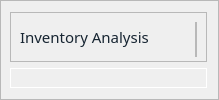
                        <widget class="QFrame" name="graph_frame">
                         <property name="sizePolicy">
                          <sizepolicy hsizetype="Expanding" vsizetype="Expanding">
                           <horstretch>0</horstretch>
                           <verstretch>0</verstretch>
                          </sizepolicy>
                         </property>
                         <property name="minimumSize">
                          <size>
                           <width>0</width>
                           <height>0</height>
                          </size>
                         </property>
                         <property name="styleSheet">
                          <string notr="true">QFrame #graph_frame { 
background-color: rgb(255, 255, 255);
border-radius: 15px;
border: 1px solid #ebebea;
}</string>
                         </property>
                         <property name="frameShape">
                          <enum>QFrame::StyledPanel</enum>
                         </property>
                         <property name="frameShadow">
                          <enum>QFrame::Raised</enum>
                         </property>
                         <layout class="QGridLayout" name="gridLayout_67">
                          <property name="leftMargin">
                           <number>9</number>
                          </property>
                          <item row="0" column="0">
                           <widget class="QFrame" name="frame_48">
                            <property name="minimumSize">
                             <size>
                              <width>0</width>
                              <height>50</height>
                             </size>
                            </property>
                            <property name="maximumSize">
                             <size>
                              <width>16777215</width>
                              <height>50</height>
                             </size>
                            </property>
                            <property name="frameShape">
                             <enum>QFrame::StyledPanel</enum>
                            </property>
                            <property name="frameShadow">
                             <enum>QFrame::Raised</enum>
                            </property>
                            <layout class="QGridLayout" name="gridLayout_76">
                             <item row="0" column="4">
                              <widget class="QFrame" name="frame_16">
                               <property name="minimumSize">
                                <size>
                                 <width>0</width>
                                 <height>35</height>
                                </size>
                               </property>
                               <property name="maximumSize">
                                <size>
                                 <width>16777215</width>
                                 <height>35</height>
                                </size>
                               </property>
                               <property name="frameShape">
                                <enum>QFrame::StyledPanel</enum>
                               </property>
                               <property name="frameShadow">
                                <enum>QFrame::Raised</enum>
                               </property>
                               <layout class="QGridLayout" name="gridLayout_68">
                                <property name="leftMargin">
                                 <number>0</number>
                                </property>
                                <property name="topMargin">
                                 <number>0</number>
                                </property>
                                <property name="rightMargin">
                                 <number>0</number>
                                </property>
                                <property name="bottomMargin">
                                 <number>0</number>
                                </property>
                                <property name="horizontalSpacing">
                                 <number>10</number>
                                </property>
                                <property name="verticalSpacing">
                                 <number>0</number>
                                </property>
                               </layout>
                              </widget>
                             </item>
                             <item row="0" column="0">
                              <widget class="QLabel" name="label_9">
                               <property name="font">
                                <font>
                                 <family>Satoshi Medium</family>
                                 <pointsize>11</pointsize>
                                </font>
                               </property>
                               <property name="styleSheet">
                                <string notr="true">color:#172532;</string>
                               </property>
                               <property name="text">
                                <string>Inventory Analysis</string>
                               </property>
                              </widget>
                             </item>
                             <item row="0" column="1">
                              <spacer name="horizontalSpacer_5">
                               <property name="orientation">
                                <enum>Qt::Horizontal</enum>
                               </property>
                               <property name="sizeHint" stdset="0">
                                <size>
                                 <width>40</width>
                                 <height>20</height>
                                </size>
                               </property>
                              </spacer>
                             </item>
                            </layout>
                           </widget>
                          </item>
                          <item row="1" column="0">
                           <widget class="QFrame" name="graph_frame_2">
                            <property name="styleSheet">
                             <string notr="true">border: 1px solid white;</string>
                            </property>
                            <property name="frameShape">
                             <enum>QFrame::StyledPanel</enum>
                            </property>
                            <property name="frameShadow">
                             <enum>QFrame::Raised</enum>
                            </property>
                           </widget>
                          </item>
                         </layout>
                        </widget>
